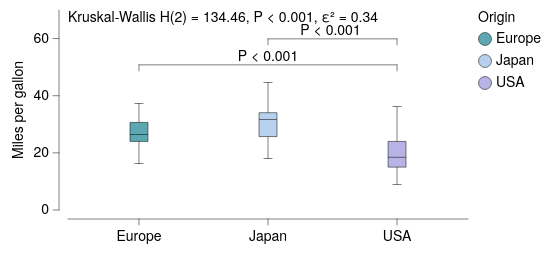

Write a Vega-Lite specification for this figure.
### Vega-Lite specification from a JSON file in a GitHub repository (floating-point values rounded to 4 significant figures; data arrays with more than 128 entries replaced by an {"elided": "..."} marker saying what was removed)
{"background": null, "config": {"arc": {"fill": "#DBDBDB", "fillOpacity": 1.0, "innerRadius": 25.0, "padAngle": 0.03, "stroke": "black", "strokeOpacity": 1, "strokeWidth": 0.25}, "area": {"fill": "#DBDBDB", "fillOpacity": 1.0, "stroke": "black", "strokeOpacity": 1, "strokeWidth": 0.25}, "axis": {"domain": true, "domainCap": "round", "domainColor": "black", "domainWidth": 0.25, "grid": false, "gridCap": "round", "gridColor": "#F1F1F1", "gridDash": [0, 0], "gridOpacity": 1.0, "gridWidth": 0.25, "labelColor": "black", "labelFont": "Helvetica Neue, HelveticaNeue, Helvetica, Arial, sans-serif", "labelFontSize": 7, "labelFontStyle": "normal", "labelFontWeight": 400, "offset": 4.5, "ticks": true, "tickCap": "round", "tickColor": "black", "tickRound": false, "tickSize": 3, "tickWidth": 0.25, "titleColor": "black", "titleFont": "Helvetica Neue, HelveticaNeue, Helvetica, Arial, sans-serif", "titleFontSize": 7, "titleFontStyle": "normal", "titleFontWeight": 400}, "axisX": {"domain": true, "labelAlign": "center", "labelAngle": 0, "labels": true, "ticks": true, "translate": 0}, "axisY": {"domain": true, "labelAlign": "right", "labelAngle": 0, "labels": true, "ticks": true, "translate": 0}, "axisRight": {"domain": true, "labelAlign": "left", "labelAngle": 0, "labels": true, "ticks": true, "translate": 0}, "axisTop": {"domain": true, "labelAlign": "center", "labelAngle": 0, "labels": true, "ticks": true, "translate": 0}, "axisBand": {"tickOffset": 0}, "bar": {"fill": "#DBDBDB", "fillOpacity": 1.0, "stroke": "black", "strokeOpacity": 1, "strokeWidth": 0.25}, "boxplot": {"size": 9.0, "ticks": {"cornerRadius": 0.25, "fill": "black", "opacity": 1, "size": 4.5, "thickness": 0.25}, "box": {"fillOpacity": 1.0, "stroke": "black", "strokeOpacity": 1, "strokeWidth": 0.25}, "median": {"cornerRadius": 0, "fill": "black", "fillOpacity": 1.0, "opacity": 1, "size": 9.0, "thickness": 0.25}, "rule": {"fill": "black", "fillOpacity": 1.0, "size": 10.0, "stroke": "black", "strokeDash": [0, 0], "strokeOpacity": 1, "strokeWidth": 0.25}, "outliers": {"color": "black", "fill": "black", "fillOpacity": 1.0, "size": 0, "stroke": "black", "strokeOpacity": 1, "strokeWidth": 0.25}}, "circle": {"fill": "black", "fillOpacity": 1.0, "size": 1.25, "stroke": null, "strokeOpacity": 1, "strokeWidth": 0.25}, "errorband": {"band": {"fillOpacity": 0.6, "stroke": null, "strokeWidth": 0.25, "strokeOpacity": 1}, "borders": {"opacity": 0, "strokeOpacity": 0.25, "strokeWidth": 1}}, "errorbar": {"opacity": 1, "rule": {"strokeDash": [0, 0], "strokeWidth": 0.25}, "ticks": {"color": "black", "cornerRadius": 0.125, "opacity": 1, "size": 6.0, "thickness": 0.25}, "thickness": 0.25}, "font": "Helvetica Neue, HelveticaNeue, Helvetica, Arial, sans-serif", "geoshape": {"fill": "#DBDBDB", "fillOpacity": 1.0, "stroke": "black", "strokeOpacity": 1, "strokeWidth": 0.25}, "header": {"labelColor": "black", "labelFont": "Helvetica Neue, HelveticaNeue, Helvetica, Arial, sans-serif", "labelFontSize": 7, "labelFontStyle": "normal", "labelFontWeight": 400, "titleColor": "black", "titleFont": "Helvetica Neue, HelveticaNeue, Helvetica, Arial, sans-serif", "titleFontSize": 7, "titleFontStyle": "normal", "titleFontWeight": 400, "titlePadding": 0}, "legend": {"disable": false, "offset": 4.5, "titlePadding": 4, "labelOffset": 2, "gradientLabelOffset": 2, "gradientLength": 50.0, "gradientThickness": 5.0, "gradientOpacity": 1.0, "gradientStrokeColor": "black", "gradientStrokeWidth": 0.25, "labelColor": "black", "labelFont": "Helvetica Neue, HelveticaNeue, Helvetica, Arial, sans-serif", "labelFontSize": 7, "labelFontStyle": "normal", "labelFontWeight": 400, "strokeColor": "black", "strokeWidth": 0, "symbolSize": 42, "symbolStrokeColor": "black", "symbolStrokeWidth": 0.25, "titleColor": "black", "titleFont": "Helvetica Neue, HelveticaNeue, Helvetica, Arial, sans-serif", "titleFontSize": 7, "titleFontStyle": "normal", "titleFontWeight": 400}, "line": {"color": "black", "stroke": "black", "strokeCap": "butt", "strokeDash": [0, 0], "strokeOpacity": 1, "strokeWidth": 0.5}, "point": {"filled": true, "fill": "#DBDBDB", "fillOpacity": 1.0, "size": 5.0, "stroke": "black", "strokeOpacity": 1, "strokeWidth": 0.25}, "range": {"category": ["#5CA7B1", "#B7D0EE", "#B7B3E4", "#B3DAB5", "#F5E1B3", "#3D727B", "#809DC7", "#867DAC", "#80A988", "#CBB17A", "#204148", "#546B94", "#584C77", "#507B5F", "#9D824D"], "diverging": {"scheme": ["#6F572A", "#876E43", "#9E875F", "#B5A17F", "#CABBA2", "#DCD6CC", "#F4F1E9", "#C9D7DA", "#9DBFC6", "#78A5AF", "#558B96", "#36717C", "#1A5762"]}, "heatmap": {"scheme": ["#32022B", "#43044D", "#4C196E", "#4D338C", "#484DA6", "#3A68BB", "#1D83CA", "#1D9CCB", "#23B5C9", "#28CDC5", "#4DE0B4", "#91EE9F"]}, "ordinal": {"scheme": ["#F1F1F1", "#DBDBDB", "#C6C6C6", "#B2B2B2", "#9D9D9D", "#898989", "#767676", "#636363", "#515151", "#404040", "#2F2F2F", "#1F1F1F"]}, "ramp": {"scheme": ["#32022B", "#43044D", "#4C196E", "#4D338C", "#484DA6", "#3A68BB", "#1D83CA", "#1D9CCB", "#23B5C9", "#28CDC5", "#4DE0B4", "#91EE9F"]}}, "rule": {"color": "black", "stroke": "black", "strokeCap": "round", "strokeDash": [2, 2], "strokeOpacity": 1, "strokeWidth": 0.25}, "scale": {"bandPaddingInner": 0.1, "bandPaddingOuter": 0.1, "round": false}, "rect": {"fill": "#DBDBDB", "fillOpacity": 1.0, "stroke": "black", "strokeOpacity": 1, "strokeWidth": 0.25}, "square": {"fill": "#DBDBDB", "fillOpacity": 1.0, "size": 10.0, "stroke": "black", "strokeOpacity": 1, "strokeWidth": 0.25}, "text": {"color": "black", "font": "Helvetica Neue, HelveticaNeue, Helvetica, Arial, sans-serif", "fontSize": 7, "fontStyle": "normal", "fontWeight": 400}, "tick": {"color": "black", "cornerRadius": 0.125, "opacity": 1.0, "size": 9.0, "thickness": 0.25}, "title": {"anchor": "middle", "frame": "group", "color": "black", "font": "Helvetica Neue, HelveticaNeue, Helvetica, Arial, sans-serif", "fontSize": 7, "fontStyle": "normal", "fontWeight": 400, "subtitleColor": "black", "subtitleFont": "Helvetica Neue, HelveticaNeue, Helvetica, Arial, sans-serif", "subtitleFontSize": "Helvetica Neue, HelveticaNeue, Helvetica, Arial, sans-serif", "subtitleFontStyle": "normal", "subtitleFontWeight": 400}, "trail": {"color": "black", "opacity": 1, "size": 0.5}, "view": {"continuousWidth": 200, "continuousHeight": 100, "discreteWidth": 200, "discreteHeight": 100, "fill": null, "stroke": null, "strokeWidth": 0.25}}, "layer": [{"data": {"name": "data-84942684f44a0939f6e50b33ec91a880"}, "mark": {"type": "boxplot"}, "encoding": {"color": {"field": "Origin", "type": "nominal"}, "x": {"field": "Origin", "sort": ["Europe", "Japan", "USA"], "title": null, "type": "nominal"}, "y": {"field": "Miles_per_Gallon", "title": "Miles per gallon", "type": "quantitative"}}}, {"layer": [{"data": {"values": [{"__dysonsphere__": 1}]}, "mark": {"type": "text", "align": "left", "angle": 0, "baseline": "top", "dx": 0, "dy": 0, "fontSize": 7, "opacity": 1.0}, "encoding": {"text": {"value": "Kruskal-Wallis H(2) = 134.46, P < 0.001, ε² = 0.34"}, "x": {"value": 0}, "y": {"value": 0}}}, {"layer": [{"data": {"values": [{"x": "Europe", "x2": "USA", "y": 46.6, "__dysonsphere__": 1}]}, "mark": {"type": "rule", "strokeCap": "round", "strokeDash": [0, 0], "strokeWidth": 0.25, "yOffset": -6.0}, "encoding": {"x": {"field": "x", "type": "nominal"}, "x2": {"field": "x2"}, "y": {"field": "y", "scale": {"domainMax": 70.0}, "type": "quantitative"}}}, {"data": {"values": [{"x": "Europe", "y": 46.6, "y2": 46.6, "__dysonsphere__": 1}]}, "mark": {"type": "rule", "strokeCap": "round", "strokeDash": [0, 0], "strokeWidth": 0.25, "y2Offset": -3.0, "yOffset": -6.0}, "encoding": {"x": {"field": "x", "type": "nominal"}, "y": {"field": "y", "type": "quantitative"}, "y2": {"field": "y2"}}}, {"data": {"values": [{"x": "USA", "y": 46.6, "y2": 46.6, "__dysonsphere__": 1}]}, "mark": {"type": "rule", "strokeCap": "round", "strokeDash": [0, 0], "strokeWidth": 0.25, "y2Offset": -3.0, "yOffset": -6.0}, "encoding": {"x": {"field": "x", "type": "nominal"}, "y": {"field": "y", "type": "quantitative"}, "y2": {"field": "y2"}}}, {"data": {"values": [{"y": 46.6, "label": "P < 0.001", "__dysonsphere__": 1}]}, "mark": {"type": "text", "align": "center", "dy": -10.0, "fontSize": 7}, "encoding": {"text": {"field": "label", "type": "nominal"}, "x": {"value": 100.0}, "y": {"field": "y", "type": "quantitative"}}}]}, {"layer": [{"data": {"values": [{"x": "Japan", "x2": "USA", "y": 46.6, "__dysonsphere__": 1}]}, "mark": {"type": "rule", "strokeCap": "round", "strokeDash": [0, 0], "strokeWidth": 0.25, "yOffset": -19.0}, "encoding": {"x": {"field": "x", "type": "nominal"}, "x2": {"field": "x2"}, "y": {"field": "y", "type": "quantitative"}}}, {"data": {"values": [{"x": "Japan", "y": 46.6, "y2": 46.6, "__dysonsphere__": 1}]}, "mark": {"type": "rule", "strokeCap": "round", "strokeDash": [0, 0], "strokeWidth": 0.25, "y2Offset": -16.0, "yOffset": -19.0}, "encoding": {"x": {"field": "x", "type": "nominal"}, "y": {"field": "y", "type": "quantitative"}, "y2": {"field": "y2"}}}, {"data": {"values": [{"x": "USA", "y": 46.6, "y2": 46.6, "__dysonsphere__": 1}]}, "mark": {"type": "rule", "strokeCap": "round", "strokeDash": [0, 0], "strokeWidth": 0.25, "y2Offset": -16.0, "yOffset": -19.0}, "encoding": {"x": {"field": "x", "type": "nominal"}, "y": {"field": "y", "type": "quantitative"}, "y2": {"field": "y2"}}}, {"data": {"values": [{"y": 46.6, "label": "P < 0.001", "__dysonsphere__": 1}]}, "mark": {"type": "text", "align": "center", "dy": -23.0, "fontSize": 7}, "encoding": {"text": {"field": "label", "type": "nominal"}, "x": {"value": 131.2}, "y": {"field": "y", "type": "quantitative"}}}]}], "name": "__dysonsphere_ac8c9f0ce47f41d7_7"}], "$schema": "https://vega.github.io/schema/vega-lite/v6.4.1.json", "datasets": {"data-84942684f44a0939f6e50b33ec91a880": {"elided": "398 records"}}}
